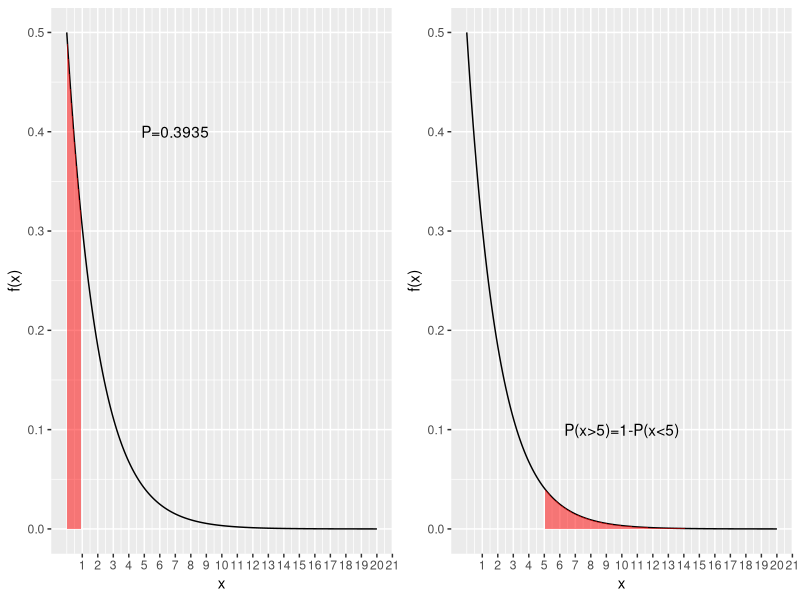

Source code (R):
#page no: 253-254
library(ggplot2)
require(gridExtra)
e=2.718
avg=30
hour=60
a=hour/avg
print(paste("a. solution=",a,"minutes"))
b=a*3
print(paste("b. solution=",b,"minutes"))
mu=2
m=1/mu
x<-seq(0,20,length.out=200)
px=dexp(x,rate=m)
df<-data.frame(x=x,y=px)
x1=1
p_1=(1-(e^(-m*x1)))
print(paste("c. P(x<1) =",round(p_1,4)))
p1<-qplot(x,y,data=df,geom="line")+
  geom_ribbon(data=subset(df,x<1),aes(ymax=y),ymin=0,
              fill="red",colour=NA,alpha=0.5)+
  scale_x_continuous("x",labels=as.character(seq(0:20)),breaks=seq(0:20))+
  annotate(geom="text",x=7,y=0.4,label=paste("P=0.3935"))+
  labs(y="f(x)")
x2=5
p_5=(1-(e^(-m*x2)))
p_gt_5=1-p_5
print(paste("d. P(x>5)=",round(p_gt_5,4)))
p2<-qplot(x,y,data=df,geom="line")+
  geom_ribbon(data=subset(df,x>=5),aes(ymax=y),ymin=0,
              fill="red",colour=NA,alpha=0.5)+
  scale_x_continuous("x",labels=as.character(seq(0:20)),breaks=seq(0:20))+
  annotate(geom="text",x=10,y=0.1,label=paste("P(x>5)=1-P(x<5)"))+
  labs( y="f(x)")
grid.arrange(p1,p2,ncol=2)
